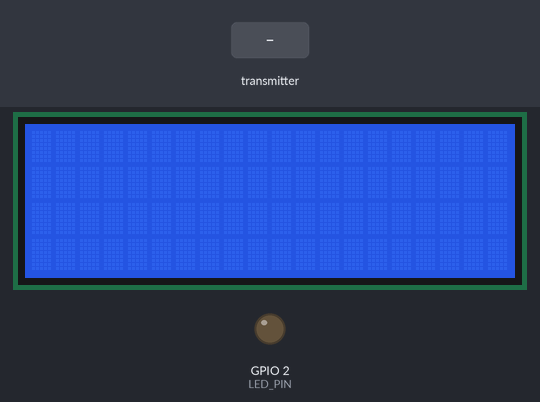
Simulated run of this sketch. Board: ESP32. Parts: 20×4 character LCD, output pins drawn as LEDs (lit = HIGH). Dashed ring = blinking. The inputs (shaded band) are chosen by the test bench. What the sketch prints to the serial monitor is not drawn.

Above: at 1.2 s.
1.3 s: the transmitter starts sending temperature = 0
At 1.8 s:
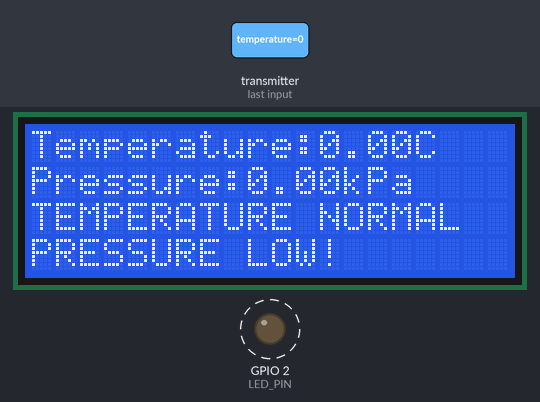
2.9 s: the transmitter starts sending temperature = 50
At 3.6 s:
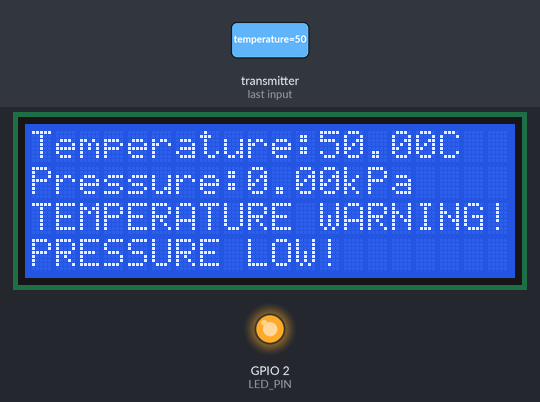
4.6 s: the transmitter starts sending pressure = 1
At 5.8 s:
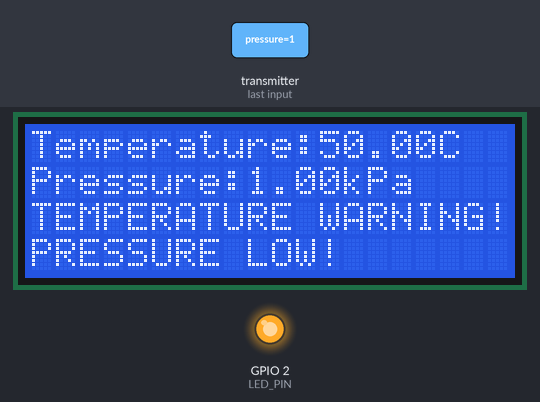
Timing chart, 0 to 12.4 s (numbered marks = the images above; inputs shaded):
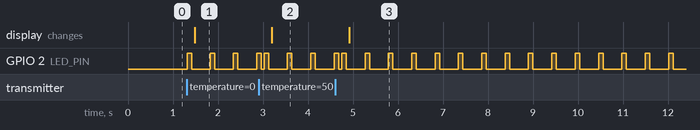

Measured:
- after the input at 1.3 s, GPIO 2 (LED_PIN): alternates HIGH for 0.10 s and LOW for 0.41 s, starting at once; the display: changes after 0.18 s (image 1)
- after the input at 2.9 s, the display: changes after 0.29 s (image 2)
- after the input at 4.6 s, the display: changes after 0.32 s (image 3)

The sketch:

Esp32_Receiver.ino
```cpp
#include <Wire.h>
#include <LiquidCrystal_I2C.h>
#include <esp_now.h>
#include <WiFi.h>

#define I2C_SDA 21
#define I2C_SCL 22
#define LED_PIN 2

LiquidCrystal_I2C lcd(0x27, 20, 4);  // I2C LCD with address 0x27

typedef struct {
  float temperature;
  float pressure;
} SensorData;

SensorData receivedData;

// Callback function to receive data
void onDataRecv(const esp_now_recv_info *info, const uint8_t *incomingData, int len) {
  memcpy(&receivedData, incomingData, sizeof(receivedData));

  // Blink the onboard LED to indicate data reception
  digitalWrite(LED_PIN, HIGH);  // Turn the LED on
  delay(100);                   // Keep it on for 100ms
  digitalWrite(LED_PIN, LOW);   // Turn the LED off

  // Display the received data on LCD
  lcd.clear();
  lcd.setCursor(0, 0);
  lcd.print("Temperature:");
  lcd.print(receivedData.temperature);
  lcd.print("C");

  lcd.setCursor(0, 1);
  lcd.print("Pressure:");
  lcd.print(receivedData.pressure);
  lcd.print("kPa");

  // Serial monitor output
  Serial.print("Temperature: ");
  Serial.print(receivedData.temperature);
  Serial.print(" °C, Pressure: ");
  Serial.print(receivedData.pressure);
  Serial.println(" Psi");

  // Show warnings if temperature or pressure exceeds thresholds
  if (receivedData.temperature > 30.0) {
    Serial.println("WARNING: Temperature Exceeded 30°C!");
    lcd.setCursor(0, 2);
    lcd.print("TEMPERATURE WARNING!");
  }

  if (receivedData.temperature < 30.0) {
    Serial.println("SAFE");
    lcd.setCursor(0, 2);
    lcd.print("TEMPERATURE NORMAL");
  }

  if (receivedData.pressure >= 35.0) {
    Serial.println("WARNING: Pressure Exceeded 35psi!");
    lcd.setCursor(0, 3);
    lcd.print("PRESSURE HIGH!");
  }

  if (receivedData.pressure <= 15.0) {
    Serial.println("WARNING: Pressure less than 15psi!");
    lcd.setCursor(0, 3);
    lcd.print("PRESSURE LOW!");
  }
}

void setup() {
  // Initialize Serial Monitor
  Serial.begin(115200);

  // Initialize LCD
  Wire.begin(I2C_SDA, I2C_SCL);
  lcd.init();
  lcd.backlight();

  // Set onboard LED pin as output
  pinMode(LED_PIN, OUTPUT);
  digitalWrite(LED_PIN, LOW);  // Ensure the LED is off initially

  // Initialize WiFi in station mode
  WiFi.mode(WIFI_STA);
  WiFi.disconnect();

  // Initialize ESP-NOW
  if (esp_now_init() != ESP_OK) {
    Serial.println("Error initializing ESP-NOW");
    return;
  }

  // Register callback function for receiving data
  esp_now_register_recv_cb(onDataRecv);
}

void loop() {
  // The main loop remains empty as the data handling is done in the callback
}
```
